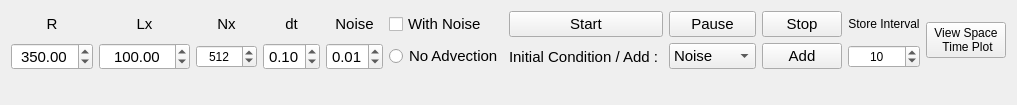
      <widget class="QWidget" name="Simtab">
       <attribute name="title">
        <string>Simulation</string>
       </attribute>
       <layout class="QGridLayout" name="gridLayout_2">
        <item row="2" column="0" colspan="11">
         <widget class="QWidget" name="widget" native="true">
          <layout class="QVBoxLayout" name="sim_plot"/>
         </widget>
        </item>
        <item row="0" column="5">
         <widget class="QCheckBox" name="NS_sim_check">
          <property name="font">
           <font>
            <pointsize>11</pointsize>
           </font>
          </property>
          <property name="text">
           <string>With Noise</string>
          </property>
         </widget>
        </item>
        <item row="0" column="7">
         <widget class="QPushButton" name="pause_sim_btn">
          <property name="font">
           <font>
            <pointsize>11</pointsize>
           </font>
          </property>
          <property name="text">
           <string>Pause</string>
          </property>
         </widget>
        </item>
        <item row="0" column="1">
         <widget class="QLabel" name="label_8">
          <property name="font">
           <font>
            <pointsize>11</pointsize>
           </font>
          </property>
          <property name="text">
           <string>Lx</string>
          </property>
          <property name="alignment">
           <set>Qt::AlignCenter</set>
          </property>
         </widget>
        </item>
        <item row="0" column="6">
         <widget class="QPushButton" name="start_sim_btn">
          <property name="font">
           <font>
            <pointsize>11</pointsize>
           </font>
          </property>
          <property name="text">
           <string>Start</string>
          </property>
         </widget>
        </item>
        <item row="0" column="2">
         <widget class="QLabel" name="label_9">
          <property name="font">
           <font>
            <pointsize>11</pointsize>
           </font>
          </property>
          <property name="text">
           <string>Nx</string>
          </property>
          <property name="alignment">
           <set>Qt::AlignCenter</set>
          </property>
         </widget>
        </item>
        <item row="1" column="5">
         <widget class="QRadioButton" name="adv_sim_check">
          <property name="font">
           <font>
            <pointsize>11</pointsize>
           </font>
          </property>
          <property name="text">
           <string>No Advection</string>
          </property>
         </widget>
        </item>
        <item row="1" column="4">
         <widget class="QDoubleSpinBox" name="NS_sim_E">
          <property name="font">
           <font>
            <pointsize>11</pointsize>
           </font>
          </property>
          <property name="alignment">
           <set>Qt::AlignCenter</set>
          </property>
          <property name="maximum">
           <double>0.500000000000000</double>
          </property>
          <property name="singleStep">
           <double>0.010000000000000</double>
          </property>
          <property name="value">
           <double>0.010000000000000</double>
          </property>
         </widget>
        </item>
        <item row="1" column="9">
         <widget class="QSpinBox" name="spt_dt">
          <property name="alignment">
           <set>Qt::AlignCenter</set>
          </property>
          <property name="maximum">
           <number>100000</number>
          </property>
          <property name="value">
           <number>10</number>
          </property>
         </widget>
        </item>
        <item row="1" column="3">
         <widget class="QDoubleSpinBox" name="dt_sim_E">
          <property name="font">
           <font>
            <pointsize>11</pointsize>
           </font>
          </property>
          <property name="alignment">
           <set>Qt::AlignCenter</set>
          </property>
          <property name="maximum">
           <double>1.000000000000000</double>
          </property>
          <property name="singleStep">
           <double>0.010000000000000</double>
          </property>
          <property name="value">
           <double>0.100000000000000</double>
          </property>
         </widget>
        </item>
        <item row="0" column="4">
         <widget class="QLabel" name="label_11">
          <property name="font">
           <font>
            <pointsize>11</pointsize>
           </font>
          </property>
          <property name="text">
           <string>Noise</string>
          </property>
          <property name="alignment">
           <set>Qt::AlignCenter</set>
          </property>
         </widget>
        </item>
        <item row="1" column="6">
         <widget class="QLabel" name="label_12">
          <property name="font">
           <font>
            <pointsize>11</pointsize>
           </font>
          </property>
          <property name="text">
           <string>Initial Condition / Add : </string>
          </property>
         </widget>
        </item>
        <item row="0" column="3">
         <widget class="QLabel" name="label_10">
          <property name="font">
           <font>
            <pointsize>11</pointsize>
           </font>
          </property>
          <property name="text">
           <string>dt</string>
          </property>
          <property name="alignment">
           <set>Qt::AlignCenter</set>
          </property>
         </widget>
        </item>
        <item row="1" column="1">
         <widget class="QDoubleSpinBox" name="Lx_sim_E">
          <property name="font">
           <font>
            <pointsize>11</pointsize>
           </font>
          </property>
          <property name="alignment">
           <set>Qt::AlignCenter</set>
          </property>
          <property name="minimum">
           <double>10.000000000000000</double>
          </property>
          <property name="maximum">
           <double>10000.000000000000000</double>
          </property>
          <property name="singleStep">
           <double>10.000000000000000</double>
          </property>
          <property name="value">
           <double>100.000000000000000</double>
          </property>
         </widget>
        </item>
        <item row="0" column="8">
         <widget class="QPushButton" name="stop_sim_btn">
          <property name="font">
           <font>
            <pointsize>11</pointsize>
           </font>
          </property>
          <property name="text">
           <string>Stop</string>
          </property>
         </widget>
        </item>
        <item row="1" column="8">
         <widget class="QPushButton" name="add_sim_btn">
          <property name="font">
           <font>
            <pointsize>11</pointsize>
           </font>
          </property>
          <property name="text">
           <string>Add</string>
          </property>
         </widget>
        </item>
        <item row="0" column="0">
         <widget class="QLabel" name="label_7">
          <property name="font">
           <font>
            <pointsize>11</pointsize>
           </font>
          </property>
          <property name="text">
           <string>R</string>
          </property>
          <property name="alignment">
           <set>Qt::AlignCenter</set>
          </property>
         </widget>
        </item>
        <item row="0" column="10" rowspan="2">
         <widget class="QPushButton" name="sim_spt">
          <property name="text">
           <string>View Space
 Time Plot</string>
          </property>
         </widget>
        </item>
        <item row="1" column="0">
         <widget class="QDoubleSpinBox" name="R_sim_E">
          <property name="font">
           <font>
            <pointsize>11</pointsize>
           </font>
          </property>
          <property name="alignment">
           <set>Qt::AlignCenter</set>
          </property>
          <property name="minimum">
           <double>0.000000000000000</double>
          </property>
          <property name="maximum">
           <double>1000.000000000000000</double>
          </property>
          <property name="value">
           <double>350.000000000000000</double>
          </property>
         </widget>
        </item>
        <item row="1" column="2">
         <widget class="QSpinBox" name="Nx_sim_E">
          <property name="alignment">
           <set>Qt::AlignCenter</set>
          </property>
          <property name="minimum">
           <number>256</number>
          </property>
          <property name="maximum">
           <number>32768</number>
          </property>
          <property name="singleStep">
           <number>1</number>
          </property>
          <property name="value">
           <number>512</number>
          </property>
         </widget>
        </item>
        <item row="1" column="7">
         <widget class="QComboBox" name="IC_select">
          <property name="font">
           <font>
            <pointsize>11</pointsize>
           </font>
          </property>
          <item>
           <property name="text">
            <string>Noise</string>
           </property>
          </item>
          <item>
           <property name="text">
            <string>Pattern</string>
           </property>
          </item>
          <item>
           <property name="text">
            <string>Pulse</string>
           </property>
          </item>
          <item>
           <property name="text">
            <string>Self</string>
           </property>
          </item>
          <item>
           <property name="text">
            <string>Chimera</string>
           </property>
          </item>
         </widget>
        </item>
        <item row="0" column="9">
         <widget class="QLabel" name="label_70">
          <property name="text">
           <string>Store Interval</string>
          </property>
          <property name="alignment">
           <set>Qt::AlignCenter</set>
          </property>
         </widget>
        </item>
       </layout>
      </widget>
